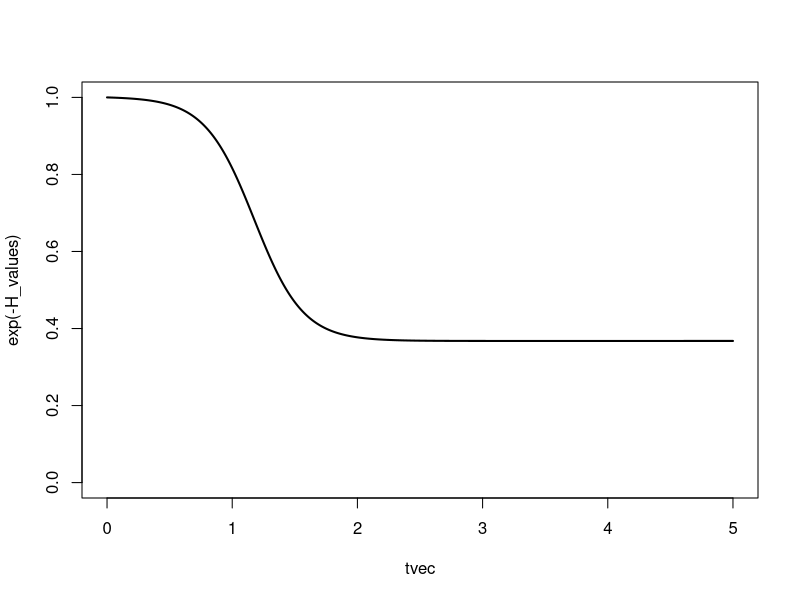
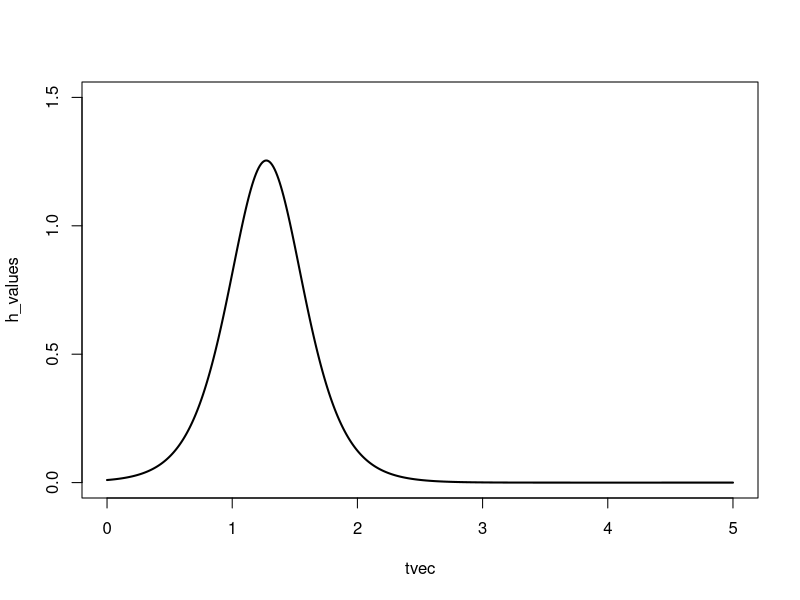

The R source for these figures, in order:

# Forced logistic ODE
flogis <- function(t, y, par) {
  # state variables
  CH <- y[1]

  
  # parameters
  lambda <- par[1]
  kappa <- par[2]
  eps <- par[3]

  
  # model equations
  dCH <-  lambda*CH*(1 - CH/kappa) + eps/(1+t)
  
  
  # result
  return( list(c(dCH)) )
  
}



lambda0 = 5
kappa0 = 1
eps0 = 0.01

tvec = seq(0,5,by = 0.01)


  params  <- c(lambda = lambda0, kappa = kappa0, eps = eps0)
  init      <- c(H = 0 )
  
  library(deSolve)
  
  out <- ode(init, tvec, flogis, params, method = "lsode")
  
  
  # Get the solution for H(t)
  H_values <- out[, 2]
  
  # Function to extract H'(t) after solving the ODE
  get_derivatives <- function(times, y, func, parms) {
    n <- length(times)
    derivs <- numeric(n)
    
    for (i in 1:n) {
      # Calculate derivative at each time point
      derivs[i] <- unlist(func(times[i], y[i], parms))
    }
    
    return(derivs)
  }
  
  # Extract the derivatives (h(t) = H'(t))
  h_values <- get_derivatives(tvec, H_values, flogis, params)
  

  
  plot(tvec,exp(-H_values), type = "l", lwd = 2, ylim = c(0,1))

  
  plot(tvec,h_values, type = "l", lwd = 2, ylim = c(0,1.5))
  
